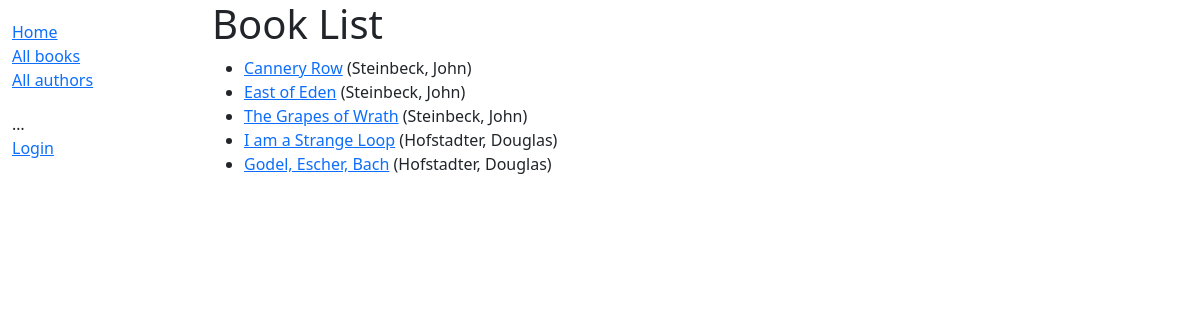
/catalog/books/, run on the app's committed database.
### catalog/models.py (models this page shows, shortened)
class Book(models.Model):
    title = models.CharField(max_length=200)
    author = models.ForeignKey('Author', on_delete=models.SET_NULL, null=True)
    summary = models.TextField(max_length=1000, help_text='Enter a brief description of the book')
    isbn = models.CharField('ISBN', max_length=13, unique=True,
                             help_text='13 Character <a href="https://www.isbn-international.org/content/what-isbn">ISBN number</a>')
    genre = models.ManyToManyField(Genre, help_text='Select a genre for this book')
    language = models.ForeignKey('Language', on_delete=models.SET_NULL, null=True)
    def get_absolute_url(self):
        return reverse('book-detail', args=[str(self.id)])
    def display_genre(self):
        """Create a string for the Genre. This is required to display genre in Admin."""
        return ', '.join(genre.name for genre in self.genre.all()[:3])
    display_genre.short_description = 'Genre'

class Author(models.Model):
    first_name = models.CharField(max_length=100)
    last_name = models.CharField(max_length=100)
    date_of_birth = models.DateField(null=True, blank=True)
    date_of_death = models.DateField('Died', null=True, blank=True)
    class Meta:
        ordering = ['last_name', 'first_name']
    def __str__(self):
        return f'{self.last_name}, {self.first_name}'

### catalog/views.py (the view)
# urls.py: path('books/', views.BookListView.as_view(), name='books'),
class BookListView(generic.ListView):
    model = Book
    paginate_by = 10

### catalog/templates/catalog/book_list.html
{% extends "base_generic.html" %}
{% block content %}
  <h1>Book List</h1>
  {% if book_list %}
    <ul>
      {% for book in book_list %}
      <li>
        <a href="{{ book.get_absolute_url }}">{{ book.title }}</a>
        ({{book.author}})
      </li>
      {% endfor %}
    </ul>
  {% else %}
    <p>There are no books in the library.</p>
  {% endif %}
{% endblock %}

### data on the page
Book: title "Cannery Row", author "Steinbeck, John"
Book: title "East of Eden", author "Steinbeck, John"
Book: title "The Grapes of Wrath", author "Steinbeck, John"
Book: title "I am a Strange Loop", author "Hofstadter, Douglas"
Book: title "Godel, Escher, Bach", author "Hofstadter, Douglas"
